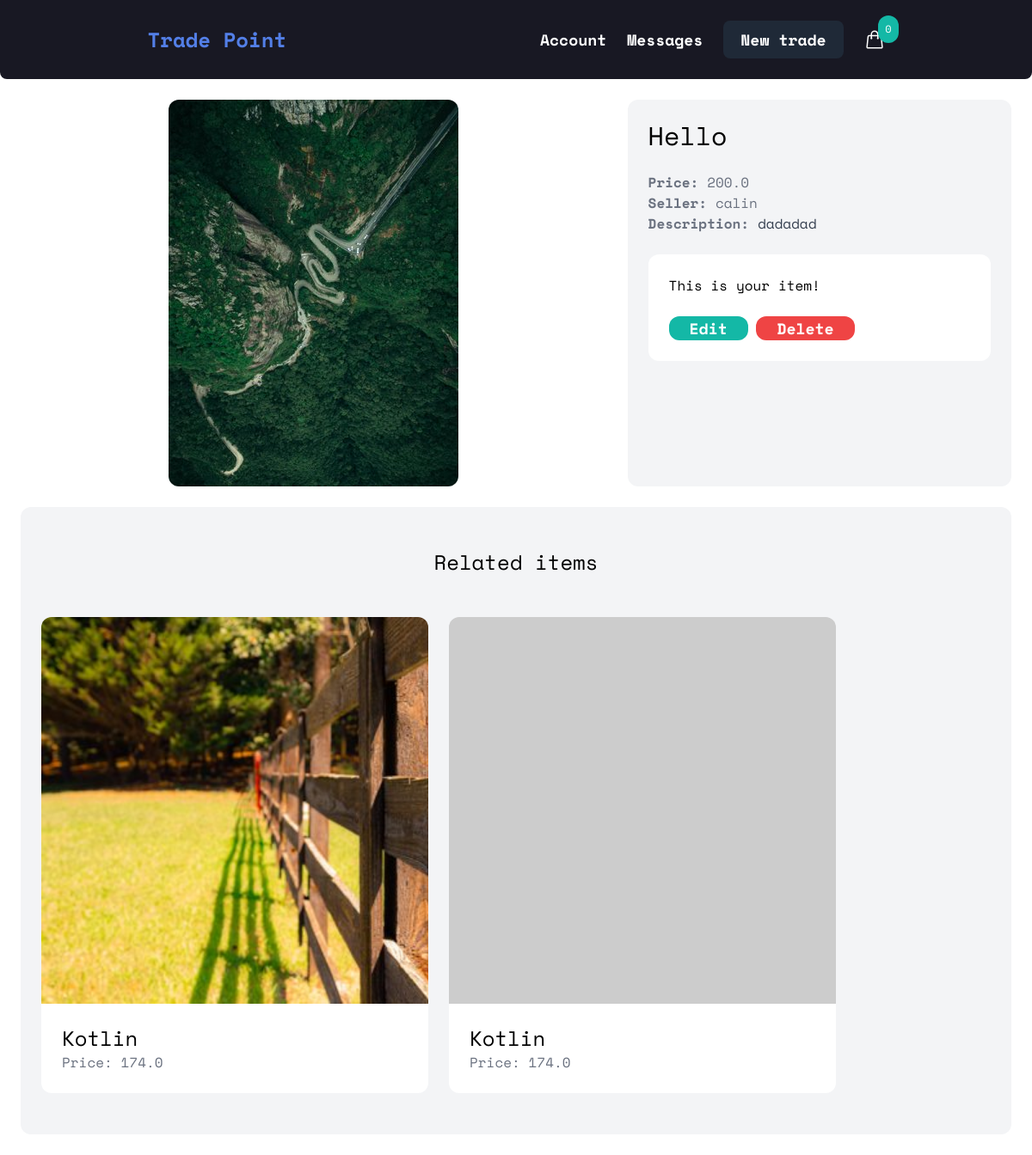
Page /items/5 (signed in) on the committed database.
### item/models.py (models this page shows, shortened)
class Item(models.Model):
    category = models.ForeignKey(Category, related_name='items', on_delete=models.CASCADE)
    name = models.CharField(max_length=200)
    description = models.TextField(blank=True, null=True)
    price = models.IntegerField()
    image = models.ImageField(upload_to='item_images', blank=True, null=True)
    thumbnail = models.ImageField(upload_to='item_images', blank=True, null=True)
    is_sold = models.BooleanField(default=False)
    created_at = models.DateTimeField(auto_now_add=True)
    created_by = models.ForeignKey(User, related_name='items', on_delete=models.CASCADE)
    updated_at = models.DateTimeField(auto_now=True)
    class Meta:
        ordering = ('-created_at',)
    def get_display_price(self):
        return self.price / 100
    def get_thumbnail(self):
        if self.thumbnail:
            return self.thumbnail.url
        else:
            if self.image:
                self.thumbnail = self.make_thumbnail(self.image)
                self.save()
                return self.thumbnail.url
            else:
                return 'https://via.placeholder.com/240x240.jpg'
    def get_image(self):
        if self.image:
            return self.image.url
        else:
            return 'https://via.placeholder.com/240x240.jpg'

### item/views.py (the view)
# urls.py: path('<int:pk>', views.details, name='detail'),
def details(request, pk):
    item = get_object_or_404(Item, pk=pk)
    related_items = Item.objects.filter(category=item.category, is_sold=False).exclude(pk=pk)[0:3]
    return render(request, 'item/details.html', {
        'item': item,
        'related_items': related_items,
    })

### cart/cart.py (called while the page is built)
    def __len__(self):
        return sum(item['quantity'] for item in self.cart.values())

### cart/context_processors.py (called while the page is built)
def cart(request):
    return {'cart': Cart(request)}

### item/templates/item/details.html (shortened to what this page needs)
{% extends 'main.html' %}
{% block content %}
    <div class="grid grid-cols-5 gap-6 ">
        <div class="col-span-3 " align="center">
            <img src="{{ item.get_image }}" alt="{{ item.name }}" class="rounded-xl max-h-[60vh]">
        </div>
        <div class="col-span-2 p-6 bg-gray-100 rounded-xl">
            <h1 class="mb-6 text-3xl">{{ item.name }}</h1>
            <p class="text-gray-500 "><strong>Price:</strong> {{ item.get_display_price }}</p>
            <p class="text-gray-500 "><strong>Seller:</strong> {{ item.created_by.username }}</p>
            {% if item.description %}
                <p class="text-gray-700">
                    <strong class="text-gray-500">Description:</strong>
                    {{ item.description }}
                </p>
            {% endif %}
            {% if request.user == item.created_by %}
                <div class="mt-6 p-6 bg-white rounded-xl">
                    <p>This is your item!</p>
                    <a href="{% url 'item:edit' item.id %}"
                       class="inline-block mt-6 px-6 text-lg font-semibold bg-teal-500 text-white rounded-xl hover:bg-teal-700 transition-all">Edit</a>
                    <a href="{% url 'item:delete' item.id %}"
                       class="inline-block mt-6 px-6 text-lg font-semibold bg-red-500 text-white rounded-xl hover:bg-red-700 transition-all">Delete</a>
                </div>
            {% endif %}
        </div>
    </div>
    <div class="">
        <div class="mt-6 px-6 py-12 bg-gray-100 rounded-xl">
            <h2 class="mb-12 text-2xl text-center">Related items</h2>
            <div class="flex flex-row justify-start align-items-center flex-wrap gap-6">
                {% for item in related_items %}
                    <div>
                        <a href="{% url 'item:detail' item.id %}">
                            <div class="w-[450px] h-[450px] rounded-t-xl"
                                 style="background-image: url('{{ item.get_thumbnail }}'); background-size: cover;">
                            </div>
                            <div class="p-6 bg-white rounded-b-xl">
                                <h2 class="text-2xl">{{ item.name }}</h2>
                                <p class="text-gray-500">Price: {{ item.get_display_price }}</p>
                            </div>
                        </a>
                    </div>
                {% endfor %}
            </div>
        </div>
    </div>
{% endblock content %}

### static/css/main.css (style rules this page uses)
* { font-family: 'Space Mono', monospace; }

### rows in the picture
Item: get_image (picture), name "Hello", get_display_price "200.0", created_by.username "calin", description "dadadad"
Item: get_thumbnail (picture), name "Kotlin", get_display_price "174.0"
Item: name "Kotlin", get_display_price "174.0"

### other values in the picture
{{ cart|length }} "0"
